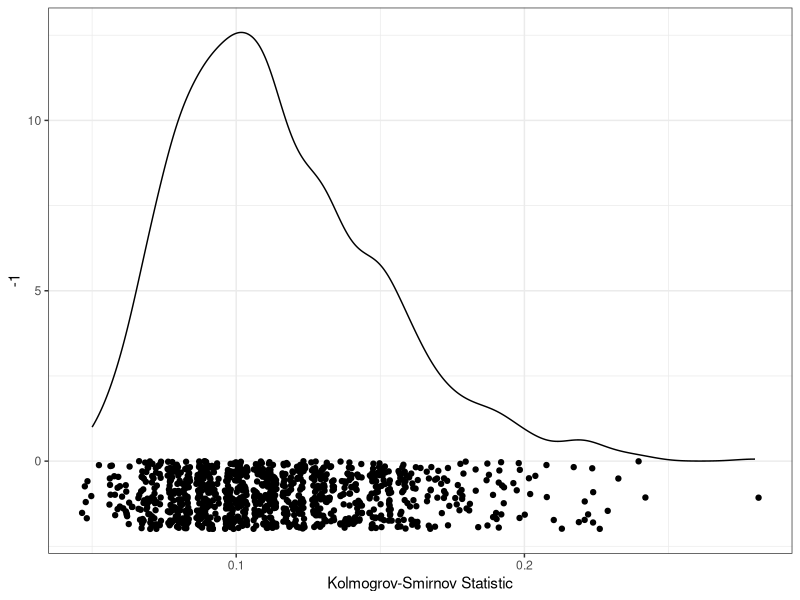
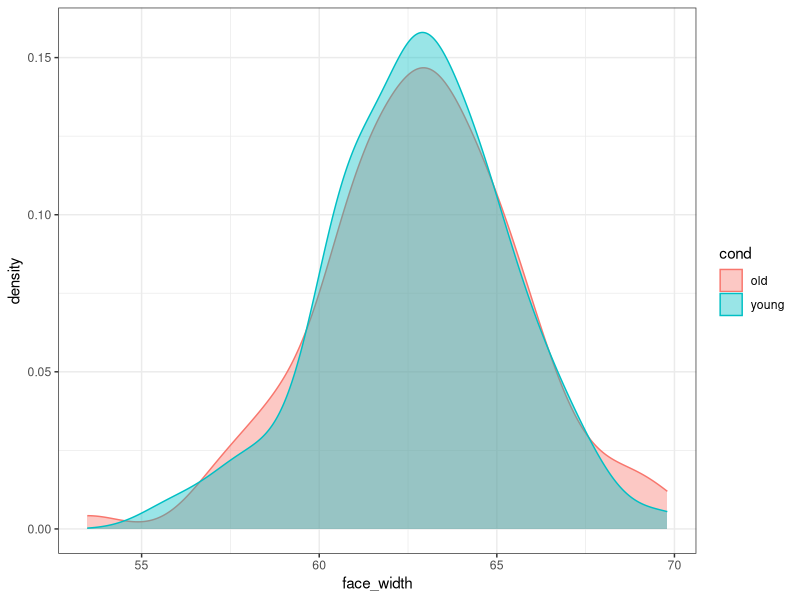
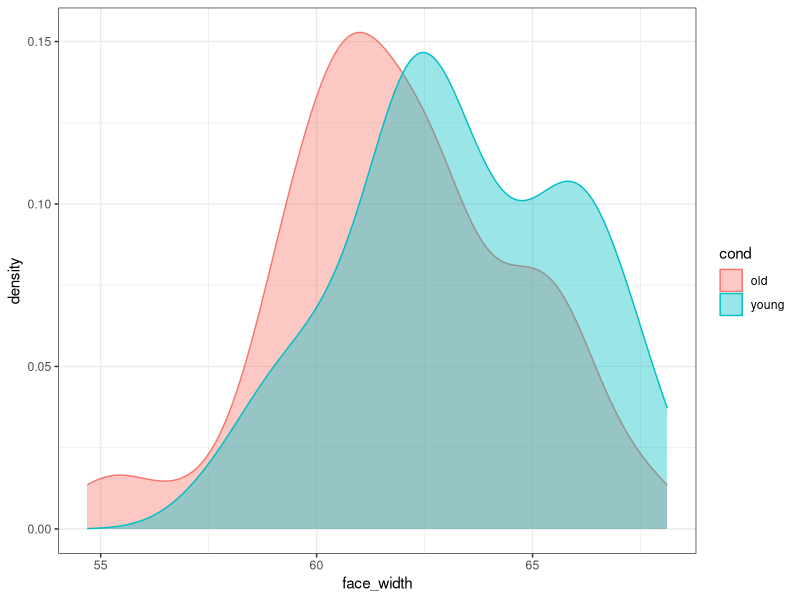

Write the R code that produced these figures, in order.
## ---- chunk 1
knitr::opts_chunk$set(echo = TRUE, dev.args = list(png = list(type = "cairo")))
ggplot2::theme_set(ggplot2::theme_bw())
## ---- chunk 2
library(tidyverse)
## ---- chunk 3
stim_pool <- read_csv("stim_pool.csv")
## ---- chunk 4
stim_pool <- mutate(stim_pool, cond = case_when(age<28 ~ "young", age>50 ~ "old"))
## ---- chunk 5
count(stim_pool, cond)
## ---- chunk 6
set.seed(43)  # comment this line out (put # at the start of the line) to get a different result to mine
n_iter <- 1000
seeds <- sample(1:.Machine$integer.max, n_iter)
## ---- chunk 7
res <- map_df(seeds, function(seed_i) {
  # set the seed, so we can recreate any sample later
  set.seed(seed_i)
  
  sample <- stim_pool %>%
    # only keep observations from conditions we are interested in (remove faces from ages 29 to 49)
    filter(cond %in% c("young", "old")) %>%
    # for each condition, randomly select 100 items
    group_by(cond) %>%
    slice_sample(n = 100)
  
  # get the face_width values for the young condition in this sample
  face_width_young <- sample %>%
    filter(cond == "young") %>%
    pull(face_width)
  
  # get the face_width values for the young condition in this sample
  face_width_old <- sample %>%
    filter(cond == "old") %>%
    pull(face_width)
  
  # get the Kolmogrov-Smirnov statistic for the two conditions' distributions in the control variable
  # use suppressWarnings() to silence the annoying warning about p-values
  ks_results <- suppressWarnings( ks.test(face_width_young, face_width_old) )
  
  # extract the actual value for the K-S statistic
  ks_value <- ks_results$statistic
  
  # return a row of the dataframe with the seed and K-S value
  tibble(seed = seed_i, ks = ks_value)
})
## ---- chunk 8
ggplot(res, aes(ks)) +
  geom_density() +
  geom_point(aes(y = -1), position = position_jitter(height=1)) +
  xlab("Kolmogrov-Smirnov Statistic")
## ---- chunk 9
res_sorted <- arrange(res, ks)

res_sorted
## ---- chunk 10
# sort by distance ascendingly, so the best seed is at the top, and extract it
best_seed <- res_sorted %>%
  pull(seed) %>%
  first()

best_seed
## ---- chunk 11
set.seed(best_seed)
  
best_stim <- stim_pool %>%
  filter(cond %in% c("young", "old")) %>%
  group_by(cond) %>%
  slice_sample(n = 100)
## ---- chunk 12
ggplot(best_stim, aes(face_width, colour=cond, fill=cond)) +
  geom_density(alpha=0.4)
## ---- chunk 13
# sort descedningly (smallest K-S statistic first), and extract the top seed
worst_seed <- res_sorted %>%
  arrange(desc(ks)) %>%
  pull(seed) %>%
  first()

set.seed(worst_seed)

# recreate the worst stimulus set
worst_stim <- stim_pool %>%
  filter(cond %in% c("young", "old")) %>%
  group_by(cond) %>%
  slice_sample(n = 100)

ggplot(worst_stim, aes(face_width, colour=cond, fill=cond)) +
  geom_density(alpha=0.4)
